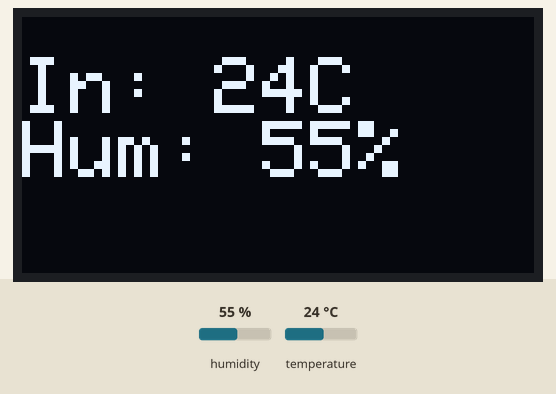
The sketch below on a simulated ESP32. On the bench: 128×64 one-colour display. The inputs (shaded band) are chosen by the test bench; at power-on: humidity 55 %, temperature 24 °C.

Above: at 2.8 s.
2.9 s: humidity set to 22 %
At 4.4 s:
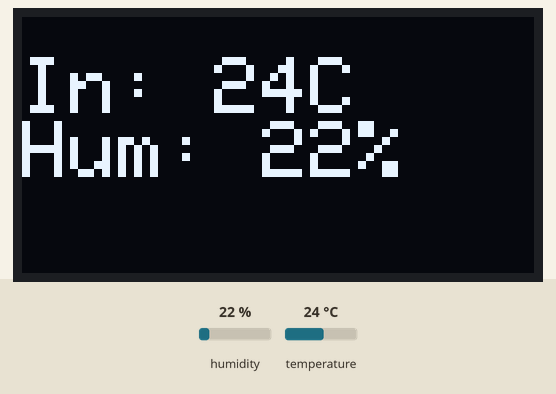
5.6 s: temperature set to 12 °C
At 7.0 s:
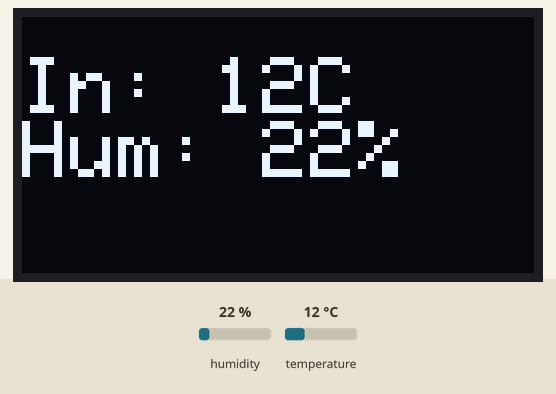
8.3 s: humidity set to 40 %
At 10.8 s:
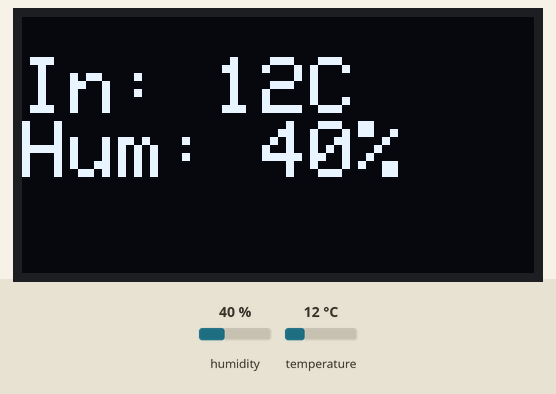
11.6 s: temperature set to 19 °C
At 13.4 s:
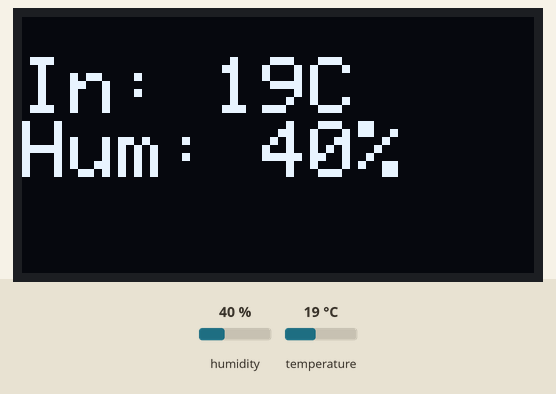
Timing chart, 0 to 14.9 s (numbered marks = the images above; inputs shaded):
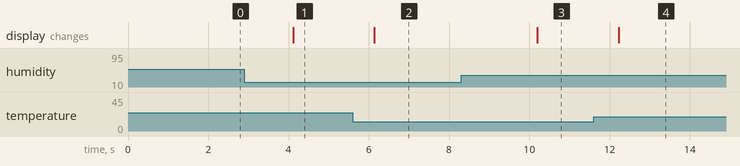

Measured:
- after the input at 2.9 s, the display: changes after 1.2 s (image 1)
- after the input at 5.6 s, the display: changes after 0.54 s (image 2)
- after the input at 8.3 s, the display: changes after 1.9 s (image 3)
- after the input at 11.6 s, the display: changes after 0.62 s (image 4)

The sketch:

wifi_weather_dash.ino
```cpp
// WHY: A tiny weather station. A BME280 reads local temperature/humidity and
// we draw it on the OLED. A clearly commented block shows how to ALSO fetch a
// remote forecast over WiFi (HTTP GET + ArduinoJson) — kept compiling with
// placeholders so the build never requires the network.

#include <WiFi.h>
#include <Wire.h>
#include <Adafruit_GFX.h>
#include <Adafruit_SSD1306.h>
#include <Adafruit_BME280.h>
#include <ArduinoJson.h>
#include <HTTPClient.h>

#define SDA_PIN 21
#define SCL_PIN 22

const char* SSID = "YOUR_SSID";
const char* PASS = "YOUR_PASSWORD";
const char* WEATHER_URL = "http://api.open-meteo.com/v1/forecast?latitude=0&longitude=0&current=temperature_2m";

Adafruit_SSD1306 display(128, 64, &Wire, -1);
Adafruit_BME280 bme;

void setup() {
  Serial.begin(115200);
  Wire.begin(SDA_PIN, SCL_PIN);
  display.begin(SSD1306_SWITCHCAPVCC, 0x3C);
  display.clearDisplay();
  display.setTextColor(SSD1306_WHITE);
  bme.begin(0x76);
}

void loop() {
  float t = bme.readTemperature();
  float h = bme.readHumidity();

  display.clearDisplay();
  display.setTextSize(2);
  display.setCursor(0, 10);
  display.print("In: ");
  display.print(t, 0);
  display.println("C");
  display.print("Hum: ");
  display.print(h, 0);
  display.println("%");
  display.display();

  // ---- OPTIONAL ONLINE FORECAST (commented path) ----
  // Only runs if you connect WiFi; compiles fine without a network.
  // WiFi.begin(SSID, PASS);
  // while (WiFi.status() != WL_CONNECTED) delay(500);
  // HTTPClient http;
  // http.begin(WEATHER_URL);
  // if (http.GET() == 200) {
  //   String payload = http.getString();
  //   DynamicJsonDocument doc(1024);
  //   deserializeJson(doc, payload);
  //   float remote = doc["current"]["temperature_2m"];
  //   Serial.printf("Remote: %.1fC\n", remote);
  // }
  // http.end();
  // WiFi.disconnect(true);

  delay(2000);
}
```
